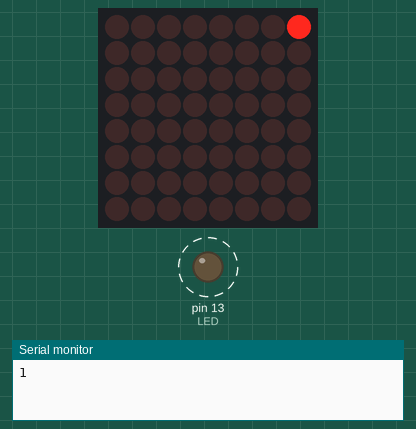
Bench run of a sketch on a simulated Arduino Uno, built with avr-gcc and run on an emulated ATmega328P. Parts: 8×8 LED matrix, output pins drawn as LEDs (lit = HIGH), the last lines printed to the serial monitor. Wiring (inferred from the names in the program): MAX7219 LED driver (orientation assumed): data pin 4; clock pin 3; CS pin 2. Dashed ring = blinking. Pins used as bus, display or sensor lines are not drawn.

Above: at 0.1 s.
At 2.6 s:
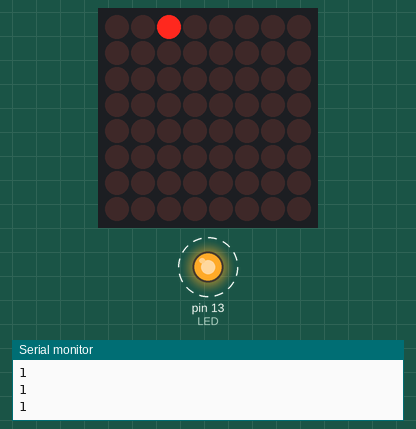
At 4.6 s:
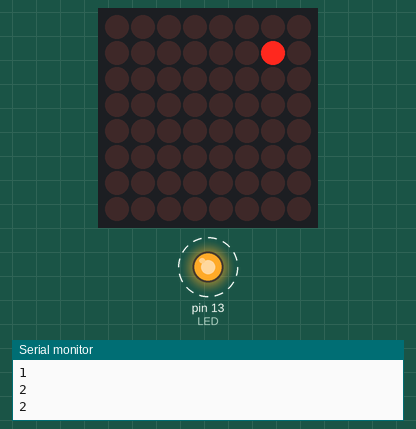
At 8.6 s:
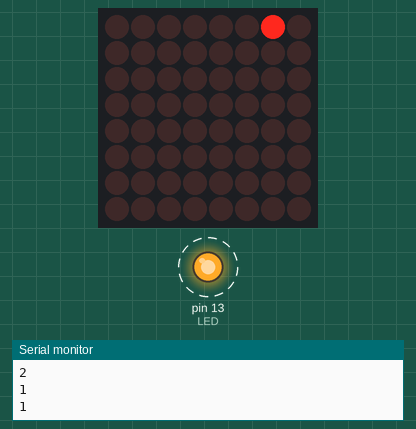
Timing chart, 0 to 40.0 s (numbered marks = the images above):
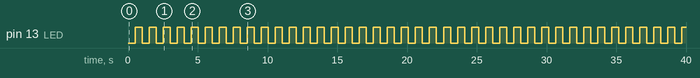

The sketch:

secondary_color.ino
```cpp
// Secondary Color Test: single max7219 display driver triggering 1 row at a time
// The cathode of 8 LEDs will be connected to a single ROW, all anodes to individual columns
// This will be done twice, allowing utilization of 16 controls, each of which
// will cascade through the entire row.
// global data

int dataIn = 4;
int load = 2;
int clock = 3;
bool checkWithLED = true;
int LED = 13;
bool LEDStatus = true;

// how many max7219 units in use
int maxInUse = 1;

int e = 0;
int f = 1;
int g = 0;
double a = 0.0;

// registers for max7219
byte max7219_reg_noop        = 0x00;
byte max7219_reg_digit0      = 0x01;
byte max7219_reg_digit1      = 0x02;
byte max7219_reg_digit2      = 0x03;
byte max7219_reg_digit3      = 0x04;
byte max7219_reg_digit4      = 0x05;
byte max7219_reg_digit5      = 0x06;
byte max7219_reg_digit6      = 0x07;
byte max7219_reg_digit7      = 0x08;
byte max7219_reg_decodeMode  = 0x09;
byte max7219_reg_intensity   = 0x0a;
byte max7219_reg_scanLimit   = 0x0b;
byte max7219_reg_shutdown    = 0x0c;
byte max7219_reg_displayTest = 0x0f;

// toggle a pin
bool toggle(bool pinStatus, int Pin) {

  if (pinStatus) {
    digitalWrite(Pin, LOW);
    return false;
  } else {
    digitalWrite(Pin, HIGH);
    return true;
  }
}

// send a byte of data
void putByte(byte data) {
  byte i = 8;
  byte mask;
  while (i > 0) {
    mask = 0x01 << (i-1);         // define bit mask
    digitalWrite(clock, LOW);     // tick clock
    if (data & mask) {            // choose bit
      digitalWrite(dataIn, HIGH); // send 1
    } else {
      digitalWrite(dataIn, LOW);  // send 0
    }
    digitalWrite(clock, HIGH);     // tock clock
    --i;                         // to next bit
  }
}

// using a single max7219
void maxSingle(byte reg, byte col) {
  digitalWrite(load, LOW);        // begin
  putByte(reg);                   // specify register
  putByte(col);                   // ((data & 0x01) * 256) + data >> 1); // put data
  digitalWrite(load, LOW);        // load data
  digitalWrite(load, HIGH);
}

void clearMax() {
  for( e=1 ; e<=8 ; e++) {
    maxSingle(e, 0);
  }
}

void setup() {
  pinMode(dataIn, OUTPUT);
  pinMode(clock, OUTPUT);
  pinMode(load, OUTPUT);
  pinMode(LED, OUTPUT);

  if (checkWithLED) {
    digitalWrite(LED, HIGH);
  }

  // initialize max7219
  maxSingle(max7219_reg_scanLimit, 0x07);
  maxSingle(max7219_reg_decodeMode, 0x00);  // using an LED matrix, not digits
  maxSingle(max7219_reg_shutdown, 0x01);    // not in shutdown mode
  maxSingle(max7219_reg_displayTest, 0x00); // no display test
  for( e=1 ; e<=8 ; e++) {
    maxSingle(e, 0);
  }
  maxSingle(max7219_reg_intensity, 0x0f & 0x07);  // 0x0f can be between 0x00 and 0x0f, set second to desired value

    Serial.begin(9600);
}

void loop() {

  LEDStatus = toggle(LEDStatus, LED);
  a = pow(2,g);

  Serial.println(f);

  clearMax();
  maxSingle(f, (int) (a+0.5));
  g++;
  if (g >= 8) {
    g = 0;
    f++;
  }
  if (f >= 3) {
    f = 1;
  }

  /* clearMax();
  maxSingle(1, a);
  if (f >= 8) {
    f = 0;
    g++;
  }
  if (g >= 8) {
    g = 0;
  }
  f++;  */

  delay(500);

  /*
  clearMax();
  maxSingle(f, 255);

  if (f >= 8) {
    f = 0;
  }
  f++;

  delay(500); */

}
```

Measured:
- by itself, pin 13 (LED): alternates HIGH for 0.50 s and LOW for 0.50 s
- by itself, everything shown: repeats every 8.0 s, in 16 steps
- what the display in image 1 shows lasts 0.5 s, from 2.5 s to 3.0 s
